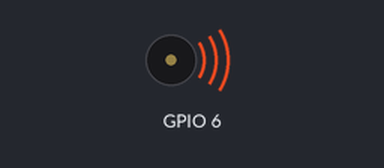
The sketch below on a simulated ESP32-S3. Parts: buzzer (waves = sounding). What the sketch prints to the serial monitor is not drawn.

Above: at 0.1 s.
Timing chart, 0 to 40.0 s (numbered marks = the images above):
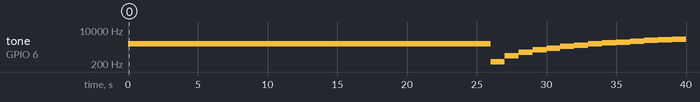

The sketch:

sketch_apr13a.ino
```cpp
int freq = 2000;
int channel = 0;
int resolution = 8;

void setup() {

  Serial.begin(115200);
  ledcSetup(channel, freq, resolution);
  ledcAttachPin(6, channel);

}

void loop() {

  ledcWriteTone(channel, 2000);

  for (int dutyCycle = 0; dutyCycle <= 255; dutyCycle=dutyCycle+10){

    Serial.println(dutyCycle);

    ledcWrite(channel, dutyCycle);
    delay(1000);
  }

  ledcWrite(channel, 125);

  for (int freq = 255; freq < 10000; freq = freq + 250){

     Serial.println(freq);

     ledcWriteTone(channel, freq);
     delay(1000);
  }

}
```

Tone.cpp
```cpp
#include "Tone.h"

void tone(uint8_t pin, unsigned int frequency, unsigned long duration, uint8_t channel)
{
    if (ledcRead(channel)) {
        log_e("Tone channel %d is already in use", channel);
        return;
    }
    ledcAttachPin(pin, channel);
    ledcWriteTone(channel, frequency);
    if (duration) {
        delay(duration);
        noTone(pin, channel);
    }
}

void noTone(uint8_t pin, uint8_t channel)
{
    ledcDetachPin(pin);
    ledcWrite(channel, 0);
}
```

Tone.h
```cpp
#ifndef _TONE32_h
#define _TONE32_h

#define TONE_CHANNEL 15
#include "Arduino.h"
#include "pitches.h"

void tone(uint8_t pin, unsigned int frequency, unsigned long duration = 0, uint8_t channel = TONE_CHANNEL);
void noTone(uint8_t pin, uint8_t channel = TONE_CHANNEL);
#endif
```

pitches.h
```cpp
/*************************************************
 * Public Constants
 *************************************************/

#define NOTE_B0  31
#define NOTE_C1  33
#define NOTE_CS1 35
#define NOTE_D1  37
#define NOTE_DS1 39
#define NOTE_E1  41
#define NOTE_F1  44
#define NOTE_FS1 46
#define NOTE_G1  49
#define NOTE_GS1 52
#define NOTE_A1  55
#define NOTE_AS1 58
#define NOTE_B1  62
#define NOTE_C2  65
#define NOTE_CS2 69
#define NOTE_D2  73
#define NOTE_DS2 78
#define NOTE_E2  82
#define NOTE_F2  87
#define NOTE_FS2 93
#define NOTE_G2  98
#define NOTE_GS2 104
#define NOTE_A2  110
#define NOTE_AS2 117
#define NOTE_B2  123
#define NOTE_C3  131
#define NOTE_CS3 139
#define NOTE_D3  147
#define NOTE_DS3 156
#define NOTE_E3  165
#define NOTE_F3  175
#define NOTE_FS3 185
#define NOTE_G3  196
#define NOTE_GS3 208
#define NOTE_A3  220
#define NOTE_AS3 233
#define NOTE_B3  247
#define NOTE_C4  262
#define NOTE_CS4 277
#define NOTE_D4  294
#define NOTE_DS4 311
#define NOTE_E4  330
#define NOTE_F4  349
#define NOTE_FS4 370
#define NOTE_G4  392
#define NOTE_GS4 415
#define NOTE_A4  440
#define NOTE_AS4 466
#define NOTE_B4  494
#define NOTE_C5  523
#define NOTE_CS5 554
#define NOTE_D5  587
#define NOTE_DS5 622
#define NOTE_E5  659
#define NOTE_F5  698
#define NOTE_FS5 740
#define NOTE_G5  784
#define NOTE_GS5 831
#define NOTE_A5  880
#define NOTE_AS5 932
#define NOTE_B5  988
#define NOTE_C6  1047
#define NOTE_CS6 1109
#define NOTE_D6  1175
#define NOTE_DS6 1245
#define NOTE_E6  1319
#define NOTE_F6  1397
#define NOTE_FS6 1480
#define NOTE_G6  1568
#define NOTE_GS6 1661
#define NOTE_A6  1760
#define NOTE_AS6 1865
#define NOTE_B6  1976
#define NOTE_C7  2093
#define NOTE_CS7 2217
#define NOTE_D7  2349
#define NOTE_DS7 2489
#define NOTE_E7  2637
#define NOTE_F7  2794
#define NOTE_FS7 2960
#define NOTE_G7  3136
#define NOTE_GS7 3322
#define NOTE_A7  3520
#define NOTE_AS7 3729
#define NOTE_B7  3951
#define NOTE_C8  4186
#define NOTE_CS8 4435
#define NOTE_D8  4699
#define NOTE_DS8 4978
```

Measured:
- by itself, tone on GPIO 6: plays 2000 Hz for 26.0 s, 255 Hz for 1.0 s, 505 Hz for 1.0 s, 755 Hz for 1.0 s, 1005 Hz for 1.0 s, 1255 Hz for 1.0 s … (15 notes in this stretch)
